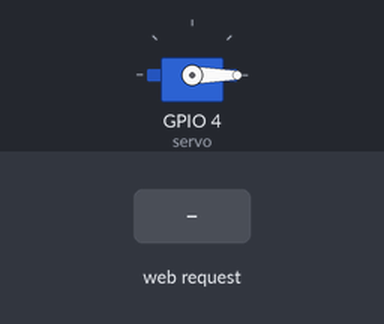
This sketch was run on a simulated ESP8266 (NodeMCU). Parts: servo. The inputs (shaded band) are chosen by the test bench. WiFi joins after 1.5 s; servers stay silent unless stated; what the sketch prints to the serial monitor is not drawn.

Above: at 4.7 s.
4.8 s: HTTP request GET /son received
At 5.6 s:
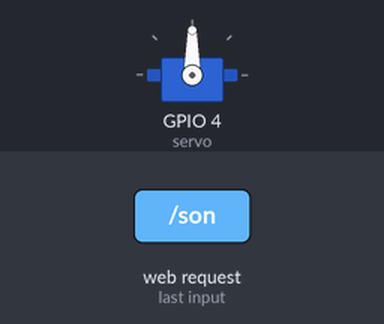
6.3 s: HTTP request GET /soff received
At 6.7 s:
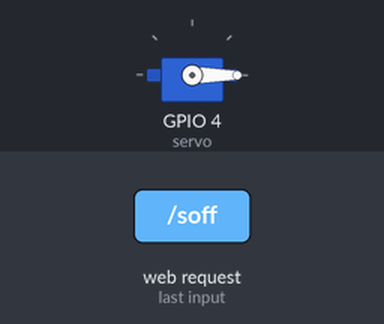
Timing chart, 0 to 9.3 s (numbered marks = the images above; inputs shaded):
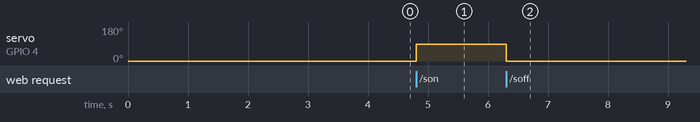

Measured:
- after the input at 4.8 s, servo on GPIO 4 (servo): 0° → 90° at once
- after the input at 6.3 s, servo on GPIO 4 (servo): 90° → 0° at once

The sketch:

servo.ino
```cpp
#include <ESP8266WiFi.h>
#include <ESP8266WebServer.h>
#include <Servo.h>

#ifdef ESP32
#pragma message(THIS EXAMPLE IS FOR ESP8266 ONLY!)
#error Select ESP8266 board.
#endif

ESP8266WebServer server(80);                        // 80 is the port number

const char* ssid = "local-network-name";            //wifi-name
const char* password = "local-network-password";    // wifi-password
Servo servo;

void Redon()                                        //Rotating the servo to 90 degrees to represent the valve opening
{
 servo.write(90);
  delay(1000);
}

void Redoff()                                       //Rotating the servo back to 0 degrees to represent the valve closing
{
 servo.write(0);
  delay(1000);
}


void setup() {

  Serial.begin(115200);
  WiFi.mode(WIFI_STA);
  WiFi.begin(ssid, password);

  while (WiFi.status() != WL_CONNECTED)delay(500);

  Serial.print(WiFi.localIP());

  server.on("/son", Redon);                         // setting the path with the corresponding function
  server.on("/soff", Redoff);                       // setting the path with the corresponding function


  server.begin();

  servo.attach(4);                                    //D2
  servo.write(0);
  delay(2000);

}

void loop()
{
  server.handleClient();
  delay(1);
}
```
